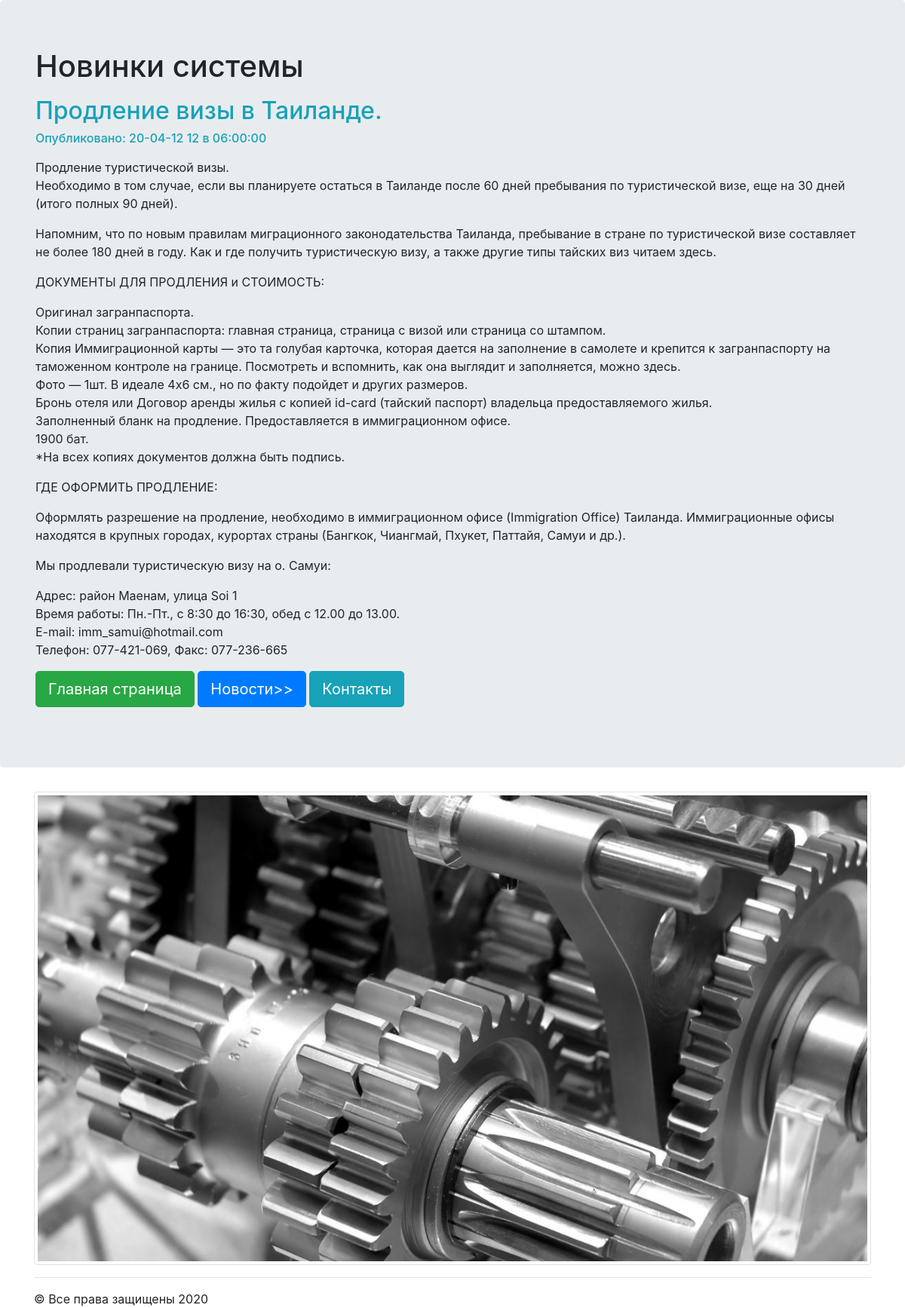
Screenshot of /news/2/ with the database file from the repository.
### news/models.py (models this page shows, shortened)
class Articles(models.Model):
     title = models.CharField(max_length=120)
     post = models.TextField()
     date = models.DateTimeField()

### news/templates/news/post.html
 {% extends "mainApp/wrapper.html" %}
{% block content %}
 <h2 class="text-info">{{articles.title}}</h2>
 <h6 class="text-info">{{articles.date|date:"Опубликовано: y-m-d d в h:i:s"}}</h6>
 <p>{{articles.post|safe|linebreaks}}</p>
{% endblock %}

### rows the page displays
Articles: title "Продление визы в Таиланде.", date "Опубликовано: 20-04-12 12 в 06:00:00", post "Продление туристической визы. Необходимо в том случае, если вы планируете остаться в Таиланде после 60 дней пребывания по туристической визе, еще на 30 дней (итого полных 90 дней). Напомним, что по новым правилам миграционного законодательства Таиланда, пребывание в стране по туристической визе составляет не более 180 дней в году. Как и где получить туристическую визу, а также другие типы тайских виз читаем здесь. ДОКУМЕНТЫ ДЛЯ ПРОДЛЕНИЯ и СТОИМОСТЬ: Оригинал загранпаспорта. Копии страниц загранпаспорта: главная страница, страница с визой или страница со штампом. Копия Иммиграционной карты — это та голубая карточка, которая дается на заполнение в самолете и крепится к загранпаспорту на…"
